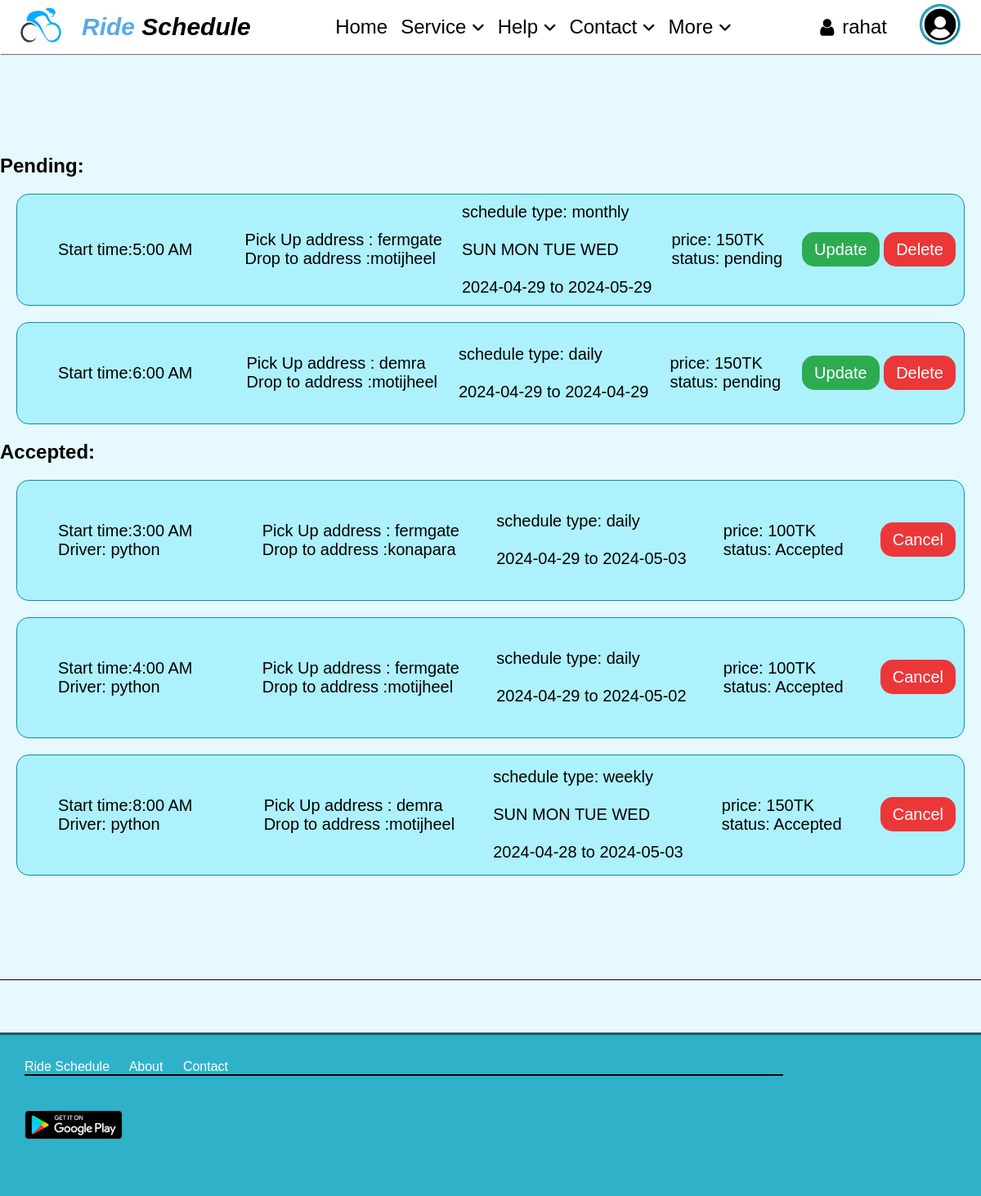
The app's page /allPostSchedule (signed in), older data.
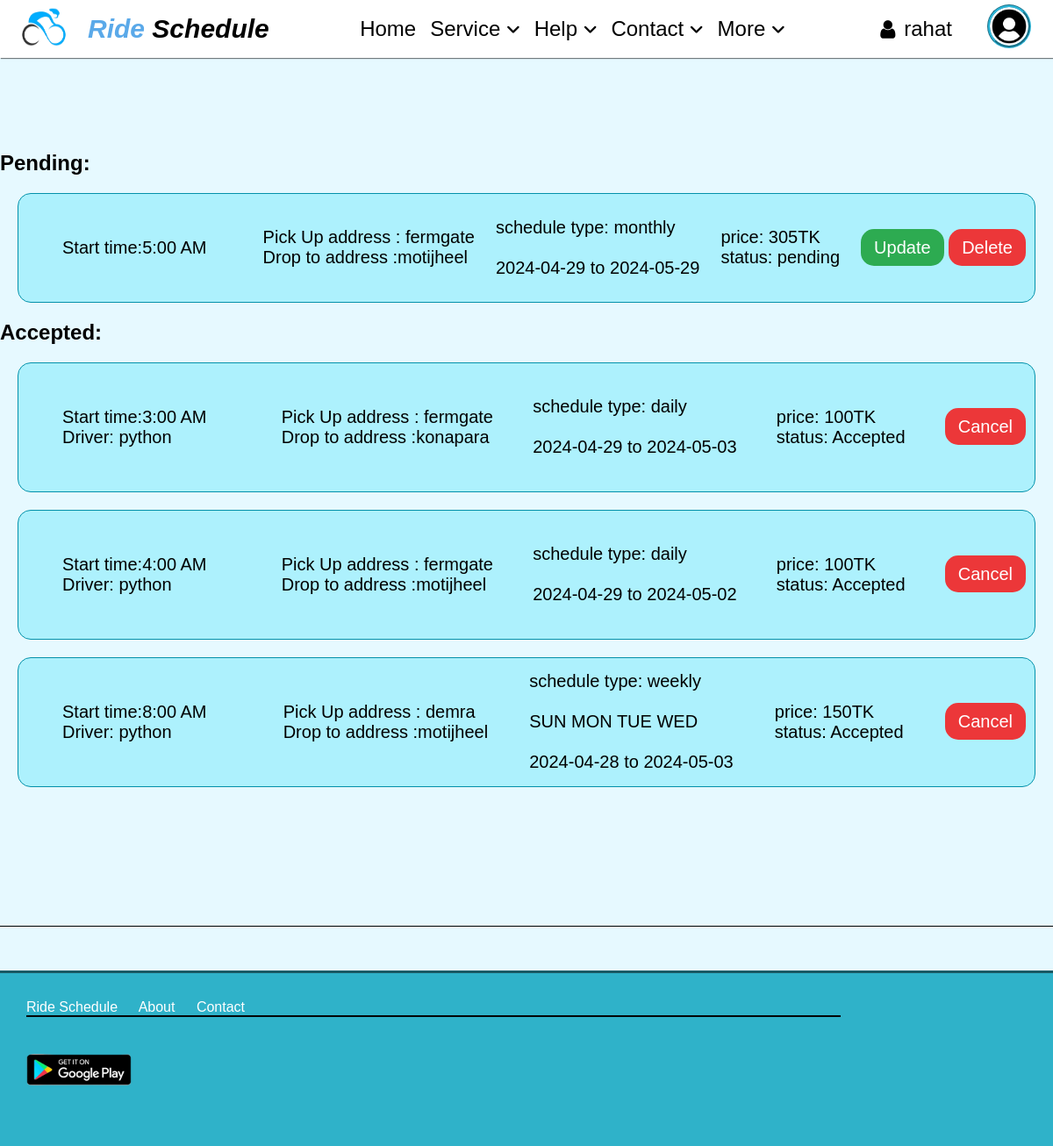
The same page, newer data.
### main/models.py (models this page shows, shortened)
class Schedule(models.Model):
    rider_id = models.ForeignKey(Profile,on_delete=models.CASCADE)
    driver_id = models.CharField(blank=True,null=True,max_length=20)
    pickUp_time = models.CharField(max_length=10)
    pickup_from = models.CharField(max_length=50)
    drop_to = models.CharField(max_length=50)
    pending = models.BooleanField(default=True)
    schedule_type = (
        ('daily','daily'),
        ('weekly', 'weekly'),
        ('monthly', 'monthly'),
        ('custom', 'custom'))
    type_of_schedule = models.CharField(max_length=10,choices=schedule_type,blank=True,null=True)
    price = models.IntegerField(blank=True, null=True)
    startDate = models.CharField(max_length=30,blank=True,null=True)
    endDate = models.CharField(max_length=30,blank=True,null=True)
    weeks = models.CharField(max_length=30,blank=True,null=True)

### main/views.py (the view)
# urls.py: path('allPostSchedule',a_view.allPostSchedule, name='allPostSchedule'),
@login_required(login_url='login')
def allPostSchedule(request):
    schedulePost = Schedule.objects.all().order_by("pickUp_time")
    posts = {
        'schedulePost': schedulePost,
    }
    return render(request,'schedule/allPostSchedule.html',posts)

### templates/schedule/allPostSchedule.html (shortened to what this page needs)
{% extends "../base/base.html" %}
{% load static %}
{% block content %}
{% if request.user.profile.isRider %}
<div class="post-box">
    <h2>Pending:</h2>
    {% for p in schedulePost %}
        {% if p.rider_id == request.user.profile and p.pending %}
        <div class="post">
            <div class="sTime"> Start time:{{p.pickUp_time}}</div>
            <div>
                <span>Pick Up address : {{p.pickup_from}}</span><br>
                <span>Drop to address :{{p.drop_to}}</span>
            </div>
            <div> schedule type: {{p.type_of_schedule}}<br><br>
            {% if p.weeks %}
                {{p.weeks}}<br><br>
            {% endif %}
                {{p.startDate}} to {{p.endDate}}
            </div>
            <div>
                price: {{p.price}}TK<br>
                status: pending
            </div>
            <div>
                <td><a href="{% url 'updateSchedule' p.id %}" class="confirmButton">Update</a></td>
                <td><a href="{% url 'deleteSchedule' p.id %}" class="deleteButton">Delete</a></td>
            </div>
        </div>
        {% endif %}
    {% endfor %}
    <h2>Accepted:</h2>
    {% for p in schedulePost %}
        {% if p.rider_id == request.user.profile %}
            {% if p.pending %}
            {% else %}
            <div class="post">
                <div class="sTime"> Start time:{{p.pickUp_time}}<br>
                    <span>Driver: {{p.driver_id}}</span>
                </div>
                <div>
                    <span>Pick Up address : {{p.pickup_from}}</span><br>
                    <span>Drop to address :{{p.drop_to}}</span>
                </div>
                <div> schedule type: {{p.type_of_schedule}}<br><br>
                {% if p.weeks %}
                {{p.weeks}}<br><br>
                {% endif %}
                    {{p.startDate}} to {{p.endDate}}
                </div>
                <div>
                    price: {{p.price}}TK<br>
                    status: Accepted
                </div>
                <div>
                    <td><a href="{% url 'deleteSchedule' p.id %}" class="deleteButton">Cancel</a></td>
                </div>
            </div>
            {% endif %}
        {% endif %}
    {% endfor %}
</div>
{% endif %}
{% endblock %}

Row changes from the older to the newer data that the page shows:
removed Schedule: pickUp_time "6:00 AM", pickup_from "demra", drop_to "motijheel", type_of_schedule "daily", startDate "2024-04-29", endDate "2024-04-29", price "150", shown under "Pending:"
changed Schedule "5:00 AM": price "150" → "305"; weeks "SUN MON TUE WED" → (not shown)
